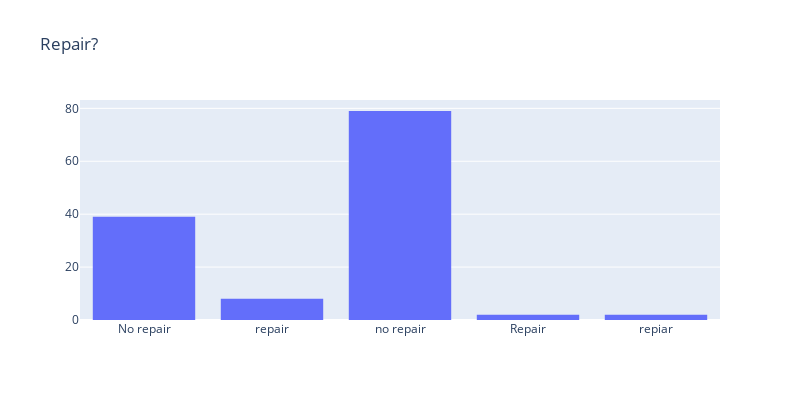
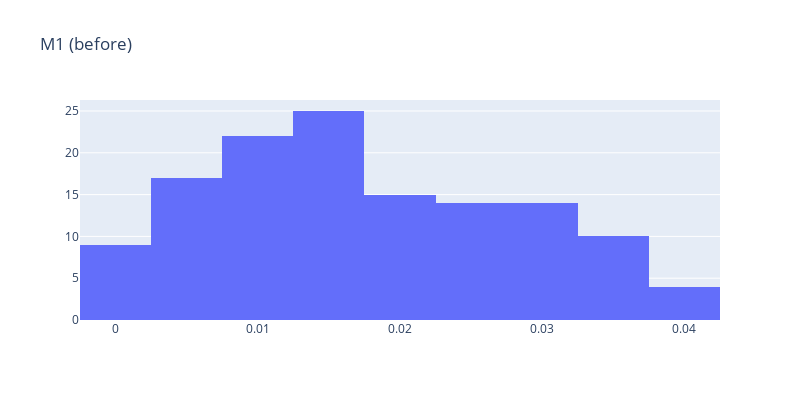
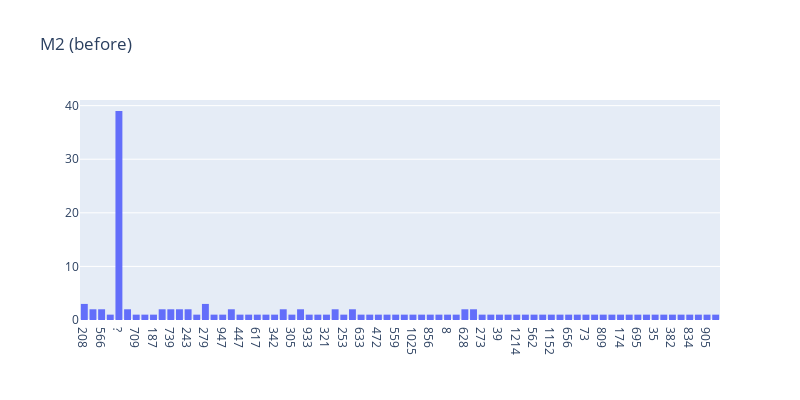
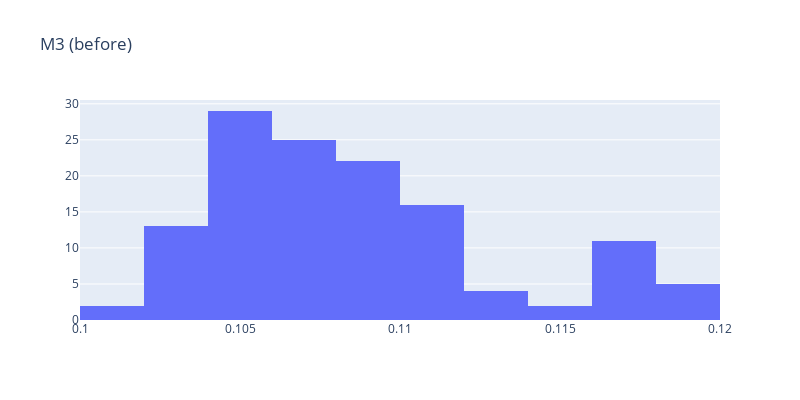

Notebook source saved alongside these figures, in order:
### Code cell
fig_hist_maintenance = []
for i, feature_name in enumerate(visualizable_feature_names_maintenance):
    fig_hist_maintenance.append(go.Figure(go.Histogram(x=maintenance_df[feature_name])))
    fig_hist_maintenance[i].update_layout(height=400, width=800, title_text=feature_name)
    fig_hist_maintenance[i].show()
    
fig_scatmat_maintenance = go.Figure(data=go.Splom(
                              dimensions=[dict(label=feature, values=maintenance_df[feature]) \
                                  for feature in visualizable_feature_names_maintenance],
                              marker=dict(showscale=False, line_color='white', line_width=0.5)))

fig_scatmat_maintenance.update_layout(title='Pairwise feature scatter plots', \
                                      width=400 * num_visualizable_features_maintenance, \
                                      height=400 * num_visualizable_features_maintenance)

fig_scatmat_maintenance.show()

### Figure 1 — Plotly figure (JSON) as saved in the notebook; plotly's stock layout.template omitted (floating-point values rounded to 4 significant figures; data arrays with more than 128 entries replaced by an {"elided": "..."} marker saying what was removed)
{"data": [{"type": "histogram", "x": {"elided": "130 str values"}}], "layout": {"height": 400, "title": {"text": "Repair?"}, "width": 800}}

### Figure 2 — Plotly figure (JSON) as saved in the notebook; plotly's stock layout.template omitted (floating-point values rounded to 4 significant figures; data arrays with more than 128 entries replaced by an {"elided": "..."} marker saying what was removed)
{"data": [{"type": "histogram", "x": {"elided": "130 float values"}}], "layout": {"height": 400, "title": {"text": "M1 (before)"}, "width": 800}}

### Figure 3 — Plotly figure (JSON) as saved in the notebook; plotly's stock layout.template omitted (floating-point values rounded to 4 significant figures; data arrays with more than 128 entries replaced by an {"elided": "..."} marker saying what was removed)
{"data": [{"type": "histogram", "x": {"elided": "130 str values"}}], "layout": {"height": 400, "title": {"text": "M2 (before)"}, "width": 800}}

### Figure 4 — Plotly figure (JSON) as saved in the notebook; plotly's stock layout.template omitted (floating-point values rounded to 4 significant figures; data arrays with more than 128 entries replaced by an {"elided": "..."} marker saying what was removed)
{"data": [{"type": "histogram", "x": {"elided": "130 float values"}}], "layout": {"height": 400, "title": {"text": "M3 (before)"}, "width": 800}}
